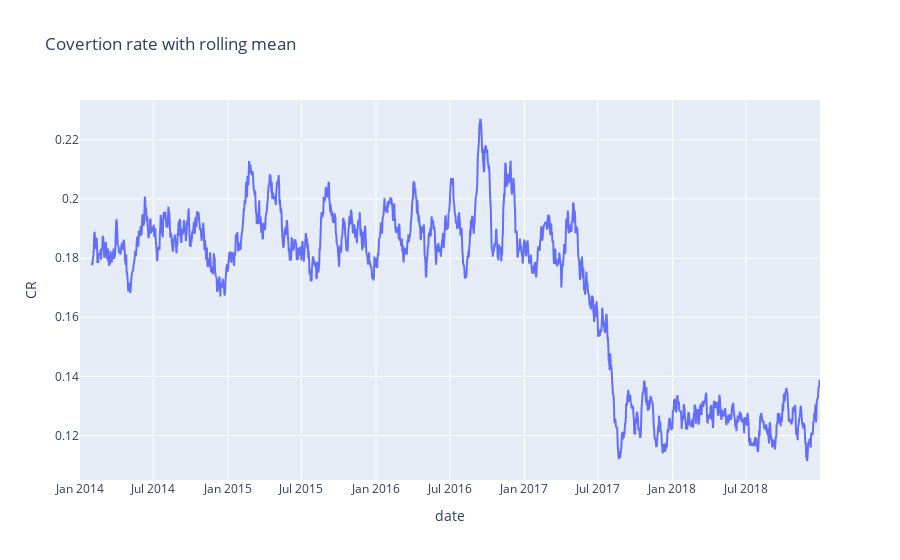

Notebook code for this chart:
### Code cell
fig = px.line(cr_by_day_rolling, x="date", y="CR", title='Covertion rate with rolling mean')
fig.show()

### Figure 1 — Plotly figure (JSON) as saved in the notebook; plotly's stock layout.template omitted (floating-point values rounded to 4 significant figures; data arrays with more than 128 entries replaced by an {"elided": "..."} marker saying what was removed)
{"data": [{"hovertemplate": "date=%{x}<br>CR=%{y}<extra></extra>", "legendgroup": "", "line": {"color": "#636efa", "dash": "solid"}, "mode": "lines", "name": "", "showlegend": false, "type": "scattergl", "x": {"elided": "1826 str values"}, "xaxis": "x", "y": {"elided": "1826 float values"}, "yaxis": "y"}], "layout": {"legend": {"tracegroupgap": 0}, "title": {"text": "Covertion rate with rolling mean"}, "xaxis": {"anchor": "y", "domain": [0, 1], "title": {"text": "date"}}, "yaxis": {"anchor": "x", "domain": [0, 1], "title": {"text": "CR"}}}}
